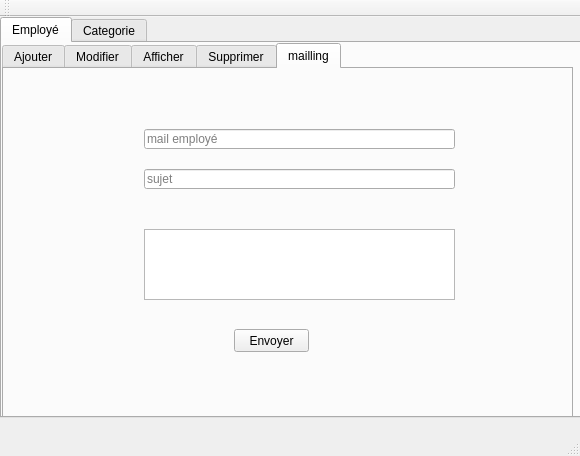
<?xml version="1.0" encoding="UTF-8"?>
<ui version="4.0">
 <class>MainWindow</class>
 <widget class="QMainWindow" name="MainWindow">
  <property name="geometry">
   <rect>
    <x>0</x>
    <y>0</y>
    <width>580</width>
    <height>456</height>
   </rect>
  </property>
  <property name="windowTitle">
   <string>Gestion des étudiants</string>
  </property>
  <widget class="QWidget" name="centralWidget">
   <widget class="QTabWidget" name="tabWidget_2">
    <property name="geometry">
     <rect>
      <x>0</x>
      <y>0</y>
      <width>591</width>
      <height>401</height>
     </rect>
    </property>
    <property name="currentIndex">
     <number>0</number>
    </property>
    <widget class="QWidget" name="tab_4">
     <attribute name="title">
      <string>Employé</string>
     </attribute>
     <widget class="QTabWidget" name="tabWidget">
      <property name="geometry">
       <rect>
        <x>0</x>
        <y>0</y>
        <width>571</width>
        <height>421</height>
       </rect>
      </property>
      <property name="currentIndex">
       <number>4</number>
      </property>
      <widget class="QWidget" name="tab">
       <attribute name="title">
        <string>Ajouter</string>
       </attribute>
       <widget class="QLabel" name="label">
        <property name="geometry">
         <rect>
          <x>20</x>
          <y>30</y>
          <width>61</width>
          <height>16</height>
         </rect>
        </property>
        <property name="text">
         <string>Identifiant</string>
        </property>
       </widget>
       <widget class="QLabel" name="label_2">
        <property name="geometry">
         <rect>
          <x>20</x>
          <y>70</y>
          <width>47</width>
          <height>13</height>
         </rect>
        </property>
        <property name="text">
         <string>Nom</string>
        </property>
       </widget>
       <widget class="QLabel" name="label_3">
        <property name="geometry">
         <rect>
          <x>20</x>
          <y>110</y>
          <width>47</width>
          <height>13</height>
         </rect>
        </property>
        <property name="text">
         <string>Prénom</string>
        </property>
       </widget>
       <widget class="QLineEdit" name="lineEdit_id">
        <property name="geometry">
         <rect>
          <x>130</x>
          <y>30</y>
          <width>113</width>
          <height>20</height>
         </rect>
        </property>
       </widget>
       <widget class="QLineEdit" name="lineEdit_nom">
        <property name="geometry">
         <rect>
          <x>130</x>
          <y>70</y>
          <width>113</width>
          <height>20</height>
         </rect>
        </property>
       </widget>
       <widget class="QLineEdit" name="lineEdit_prenom">
        <property name="geometry">
         <rect>
          <x>130</x>
          <y>110</y>
          <width>113</width>
          <height>20</height>
         </rect>
        </property>
       </widget>
       <widget class="QLabel" name="label_16">
        <property name="geometry">
         <rect>
          <x>20</x>
          <y>150</y>
          <width>51</width>
          <height>16</height>
         </rect>
        </property>
        <property name="text">
         <string>telephone</string>
        </property>
       </widget>
       <widget class="QLabel" name="label_17">
        <property name="geometry">
         <rect>
          <x>20</x>
          <y>190</y>
          <width>47</width>
          <height>14</height>
         </rect>
        </property>
        <property name="text">
         <string>mail</string>
        </property>
       </widget>
       <widget class="QLabel" name="label_18">
        <property name="geometry">
         <rect>
          <x>20</x>
          <y>230</y>
          <width>47</width>
          <height>14</height>
         </rect>
        </property>
        <property name="text">
         <string>sexe</string>
        </property>
       </widget>
       <widget class="QLineEdit" name="tel">
        <property name="geometry">
         <rect>
          <x>130</x>
          <y>150</y>
          <width>113</width>
          <height>20</height>
         </rect>
        </property>
       </widget>
       <widget class="QLineEdit" name="lineEdit_5">
        <property name="geometry">
         <rect>
          <x>130</x>
          <y>190</y>
          <width>113</width>
          <height>20</height>
         </rect>
        </property>
       </widget>
       <widget class="QLineEdit" name="lineEdit_6">
        <property name="geometry">
         <rect>
          <x>130</x>
          <y>230</y>
          <width>113</width>
          <height>20</height>
         </rect>
        </property>
       </widget>
       <widget class="QPushButton" name="pb_ajouter">
        <property name="geometry">
         <rect>
          <x>170</x>
          <y>280</y>
          <width>75</width>
          <height>23</height>
         </rect>
        </property>
        <property name="text">
         <string>Ajouter</string>
        </property>
       </widget>
      </widget>
      <widget class="QWidget" name="tab_7">
       <attribute name="title">
        <string>Modifier</string>
       </attribute>
       <widget class="QLineEdit" name="lineEdit_id_7">
        <property name="geometry">
         <rect>
          <x>200</x>
          <y>70</y>
          <width>211</width>
          <height>20</height>
         </rect>
        </property>
       </widget>
       <widget class="QLabel" name="label_19">
        <property name="geometry">
         <rect>
          <x>90</x>
          <y>70</y>
          <width>61</width>
          <height>16</height>
         </rect>
        </property>
        <property name="text">
         <string>Identifiant</string>
        </property>
       </widget>
       <widget class="QLabel" name="label_20">
        <property name="geometry">
         <rect>
          <x>90</x>
          <y>230</y>
          <width>47</width>
          <height>14</height>
         </rect>
        </property>
        <property name="text">
         <string>mail</string>
        </property>
       </widget>
       <widget class="QLineEdit" name="lineEdit_prenom_4">
        <property name="geometry">
         <rect>
          <x>200</x>
          <y>150</y>
          <width>113</width>
          <height>20</height>
         </rect>
        </property>
       </widget>
       <widget class="QLabel" name="label_21">
        <property name="geometry">
         <rect>
          <x>90</x>
          <y>270</y>
          <width>47</width>
          <height>14</height>
         </rect>
        </property>
        <property name="text">
         <string>sexe</string>
        </property>
       </widget>
       <widget class="QLabel" name="label_22">
        <property name="geometry">
         <rect>
          <x>90</x>
          <y>150</y>
          <width>47</width>
          <height>13</height>
         </rect>
        </property>
        <property name="text">
         <string>Prénom</string>
        </property>
       </widget>
       <widget class="QLineEdit" name="lineEdit_7">
        <property name="geometry">
         <rect>
          <x>200</x>
          <y>230</y>
          <width>113</width>
          <height>20</height>
         </rect>
        </property>
       </widget>
       <widget class="QLabel" name="label_23">
        <property name="geometry">
         <rect>
          <x>90</x>
          <y>110</y>
          <width>47</width>
          <height>13</height>
         </rect>
        </property>
        <property name="text">
         <string>Nom</string>
        </property>
       </widget>
       <widget class="QLineEdit" name="lineEdit_nom_4">
        <property name="geometry">
         <rect>
          <x>200</x>
          <y>110</y>
          <width>113</width>
          <height>20</height>
         </rect>
        </property>
       </widget>
       <widget class="QLineEdit" name="lineEdit_8">
        <property name="geometry">
         <rect>
          <x>200</x>
          <y>270</y>
          <width>113</width>
          <height>20</height>
         </rect>
        </property>
       </widget>
       <widget class="QLineEdit" name="tel_2">
        <property name="geometry">
         <rect>
          <x>200</x>
          <y>190</y>
          <width>113</width>
          <height>20</height>
         </rect>
        </property>
       </widget>
       <widget class="QLabel" name="label_24">
        <property name="geometry">
         <rect>
          <x>90</x>
          <y>190</y>
          <width>51</width>
          <height>16</height>
         </rect>
        </property>
        <property name="text">
         <string>telephone</string>
        </property>
       </widget>
       <widget class="QPushButton" name="pushButton_5">
        <property name="geometry">
         <rect>
          <x>450</x>
          <y>70</y>
          <width>75</width>
          <height>23</height>
         </rect>
        </property>
        <property name="text">
         <string>rechercher</string>
        </property>
       </widget>
       <widget class="QPushButton" name="pushButton_6">
        <property name="geometry">
         <rect>
          <x>240</x>
          <y>310</y>
          <width>75</width>
          <height>23</height>
         </rect>
        </property>
        <property name="text">
         <string>modifier</string>
        </property>
       </widget>
      </widget>
      <widget class="QWidget" name="tab_2">
       <attribute name="title">
        <string>Afficher</string>
       </attribute>
       <widget class="QTableView" name="tabetudiant">
        <property name="geometry">
         <rect>
          <x>10</x>
          <y>10</y>
          <width>351</width>
          <height>331</height>
         </rect>
        </property>
       </widget>
       <widget class="QPushButton" name="pushButton_2">
        <property name="geometry">
         <rect>
          <x>380</x>
          <y>70</y>
          <width>91</width>
          <height>23</height>
         </rect>
        </property>
        <property name="text">
         <string>Trier par NOM</string>
        </property>
       </widget>
       <widget class="QPushButton" name="pushButton_3">
        <property name="geometry">
         <rect>
          <x>380</x>
          <y>120</y>
          <width>91</width>
          <height>23</height>
         </rect>
        </property>
        <property name="text">
         <string>Trier par Prenom</string>
        </property>
       </widget>
       <widget class="QPushButton" name="pushButton_4">
        <property name="geometry">
         <rect>
          <x>380</x>
          <y>170</y>
          <width>101</width>
          <height>23</height>
         </rect>
        </property>
        <property name="text">
         <string>Trier par identifiant</string>
        </property>
       </widget>
      </widget>
      <widget class="QWidget" name="tab_3">
       <attribute name="title">
        <string>Supprimer</string>
       </attribute>
       <widget class="QLineEdit" name="lineEdit_id_2">
        <property name="geometry">
         <rect>
          <x>140</x>
          <y>30</y>
          <width>113</width>
          <height>20</height>
         </rect>
        </property>
       </widget>
       <widget class="QLabel" name="label_4">
        <property name="geometry">
         <rect>
          <x>20</x>
          <y>30</y>
          <width>61</width>
          <height>16</height>
         </rect>
        </property>
        <property name="text">
         <string>Identifiant</string>
        </property>
       </widget>
       <widget class="QPushButton" name="pb_supprimer">
        <property name="geometry">
         <rect>
          <x>180</x>
          <y>70</y>
          <width>75</width>
          <height>23</height>
         </rect>
        </property>
        <property name="text">
         <string>Supprimer</string>
        </property>
       </widget>
      </widget>
      <widget class="QWidget" name="tab_6">
       <attribute name="title">
        <string>mailling</string>
       </attribute>
       <widget class="QLineEdit" name="lineEdit_4">
        <property name="geometry">
         <rect>
          <x>140</x>
          <y>60</y>
          <width>311</width>
          <height>20</height>
         </rect>
        </property>
        <property name="placeholderText">
         <string>mail employé</string>
        </property>
       </widget>
       <widget class="QLineEdit" name="sujet">
        <property name="geometry">
         <rect>
          <x>140</x>
          <y>100</y>
          <width>311</width>
          <height>20</height>
         </rect>
        </property>
        <property name="placeholderText">
         <string>sujet</string>
        </property>
       </widget>
       <widget class="QPushButton" name="pushButton_7">
        <property name="geometry">
         <rect>
          <x>230</x>
          <y>260</y>
          <width>75</width>
          <height>23</height>
         </rect>
        </property>
        <property name="text">
         <string>Envoyer</string>
        </property>
       </widget>
       <widget class="QPlainTextEdit" name="plainTextEdit">
        <property name="geometry">
         <rect>
          <x>140</x>
          <y>160</y>
          <width>311</width>
          <height>71</height>
         </rect>
        </property>
       </widget>
      </widget>
     </widget>
    </widget>
    <widget class="QWidget" name="tab_5">
     <attribute name="title">
      <string>Categorie</string>
     </attribute>
     <widget class="QTabWidget" name="tabWidget_3">
      <property name="geometry">
       <rect>
        <x>0</x>
        <y>0</y>
        <width>571</width>
        <height>311</height>
       </rect>
      </property>
      <property name="currentIndex">
       <number>4</number>
      </property>
      <widget class="QWidget" name="tab_8">
       <attribute name="title">
        <string>Ajouter</string>
       </attribute>
       <widget class="QLabel" name="label_5">
        <property name="geometry">
         <rect>
          <x>20</x>
          <y>30</y>
          <width>61</width>
          <height>16</height>
         </rect>
        </property>
        <property name="text">
         <string>Identifiant</string>
        </property>
       </widget>
       <widget class="QLabel" name="label_6">
        <property name="geometry">
         <rect>
          <x>20</x>
          <y>90</y>
          <width>47</width>
          <height>13</height>
         </rect>
        </property>
        <property name="text">
         <string>Nom</string>
        </property>
       </widget>
       <widget class="QLabel" name="label_7">
        <property name="geometry">
         <rect>
          <x>20</x>
          <y>140</y>
          <width>47</width>
          <height>13</height>
         </rect>
        </property>
        <property name="text">
         <string>poste</string>
        </property>
       </widget>
       <widget class="QLineEdit" name="identifiant1">
        <property name="geometry">
         <rect>
          <x>130</x>
          <y>30</y>
          <width>113</width>
          <height>20</height>
         </rect>
        </property>
       </widget>
       <widget class="QLineEdit" name="lineEdit_nom_2">
        <property name="geometry">
         <rect>
          <x>130</x>
          <y>90</y>
          <width>113</width>
          <height>20</height>
         </rect>
        </property>
       </widget>
       <widget class="QLineEdit" name="lineEdit_prenom_2">
        <property name="geometry">
         <rect>
          <x>130</x>
          <y>140</y>
          <width>113</width>
          <height>20</height>
         </rect>
        </property>
       </widget>
       <widget class="QPushButton" name="pb_ajouter_2">
        <property name="geometry">
         <rect>
          <x>170</x>
          <y>240</y>
          <width>75</width>
          <height>23</height>
         </rect>
        </property>
        <property name="text">
         <string>Ajouter</string>
        </property>
       </widget>
       <widget class="QLineEdit" name="salaire">
        <property name="geometry">
         <rect>
          <x>130</x>
          <y>190</y>
          <width>113</width>
          <height>20</height>
         </rect>
        </property>
       </widget>
       <widget class="QLabel" name="label_25">
        <property name="geometry">
         <rect>
          <x>20</x>
          <y>190</y>
          <width>47</width>
          <height>14</height>
         </rect>
        </property>
        <property name="text">
         <string>salaire</string>
        </property>
       </widget>
      </widget>
      <widget class="QWidget" name="tab_9">
       <attribute name="title">
        <string>Modifier</string>
       </attribute>
       <widget class="QLineEdit" name="lineEdit">
        <property name="geometry">
         <rect>
          <x>150</x>
          <y>40</y>
          <width>113</width>
          <height>20</height>
         </rect>
        </property>
       </widget>
       <widget class="QLineEdit" name="lineEdit_2">
        <property name="geometry">
         <rect>
          <x>150</x>
          <y>90</y>
          <width>113</width>
          <height>20</height>
         </rect>
        </property>
       </widget>
       <widget class="QLineEdit" name="lineEdit_3">
        <property name="geometry">
         <rect>
          <x>150</x>
          <y>140</y>
          <width>113</width>
          <height>20</height>
         </rect>
        </property>
       </widget>
       <widget class="QLabel" name="label_13">
        <property name="geometry">
         <rect>
          <x>36</x>
          <y>40</y>
          <width>61</width>
          <height>20</height>
         </rect>
        </property>
        <property name="text">
         <string>Identifiant</string>
        </property>
       </widget>
       <widget class="QLabel" name="label_14">
        <property name="geometry">
         <rect>
          <x>40</x>
          <y>90</y>
          <width>47</width>
          <height>14</height>
         </rect>
        </property>
        <property name="text">
         <string>Nom</string>
        </property>
       </widget>
       <widget class="QLabel" name="label_15">
        <property name="geometry">
         <rect>
          <x>40</x>
          <y>140</y>
          <width>47</width>
          <height>14</height>
         </rect>
        </property>
        <property name="text">
         <string>Poste</string>
        </property>
       </widget>
       <widget class="QLabel" name="label_34">
        <property name="geometry">
         <rect>
          <x>40</x>
          <y>180</y>
          <width>47</width>
          <height>14</height>
         </rect>
        </property>
        <property name="text">
         <string>salaire</string>
        </property>
       </widget>
       <widget class="QLineEdit" name="lineEdit_16">
        <property name="geometry">
         <rect>
          <x>150</x>
          <y>180</y>
          <width>113</width>
          <height>20</height>
         </rect>
        </property>
       </widget>
       <widget class="QPushButton" name="pushButton_11">
        <property name="geometry">
         <rect>
          <x>190</x>
          <y>240</y>
          <width>75</width>
          <height>23</height>
         </rect>
        </property>
        <property name="text">
         <string>modifier</string>
        </property>
       </widget>
       <widget class="QPushButton" name="pushButton_14">
        <property name="geometry">
         <rect>
          <x>310</x>
          <y>40</y>
          <width>75</width>
          <height>23</height>
         </rect>
        </property>
        <property name="text">
         <string>chercher</string>
        </property>
       </widget>
      </widget>
      <widget class="QWidget" name="tab_10">
       <attribute name="title">
        <string>Afficher</string>
       </attribute>
       <widget class="QTableView" name="tabetudiant_2">
        <property name="geometry">
         <rect>
          <x>10</x>
          <y>10</y>
          <width>551</width>
          <height>171</height>
         </rect>
        </property>
       </widget>
       <widget class="QPushButton" name="pushButton">
        <property name="geometry">
         <rect>
          <x>50</x>
          <y>220</y>
          <width>75</width>
          <height>23</height>
         </rect>
        </property>
        <property name="text">
         <string>trier par nom</string>
        </property>
       </widget>
       <widget class="QPushButton" name="pushButton_12">
        <property name="geometry">
         <rect>
          <x>160</x>
          <y>220</y>
          <width>81</width>
          <height>23</height>
         </rect>
        </property>
        <property name="text">
         <string>trier par salaire</string>
        </property>
       </widget>
       <widget class="QPushButton" name="pushButton_13">
        <property name="geometry">
         <rect>
          <x>270</x>
          <y>220</y>
          <width>111</width>
          <height>23</height>
         </rect>
        </property>
        <property name="text">
         <string>trier par identifiant</string>
        </property>
       </widget>
      </widget>
      <widget class="QWidget" name="tab_11">
       <attribute name="title">
        <string>Supprimer</string>
       </attribute>
       <widget class="QLineEdit" name="lineEdit_id_4">
        <property name="geometry">
         <rect>
          <x>140</x>
          <y>30</y>
          <width>113</width>
          <height>20</height>
         </rect>
        </property>
       </widget>
       <widget class="QLabel" name="label_8">
        <property name="geometry">
         <rect>
          <x>20</x>
          <y>30</y>
          <width>61</width>
          <height>16</height>
         </rect>
        </property>
        <property name="text">
         <string>Identifiant</string>
        </property>
       </widget>
       <widget class="QPushButton" name="pb_supprimer_2">
        <property name="geometry">
         <rect>
          <x>180</x>
          <y>70</y>
          <width>75</width>
          <height>23</height>
         </rect>
        </property>
        <property name="text">
         <string>Supprimer</string>
        </property>
       </widget>
      </widget>
      <widget class="QWidget" name="tab_12">
       <attribute name="title">
        <string>recherche</string>
       </attribute>
       <widget class="QLineEdit" name="nomcher">
        <property name="geometry">
         <rect>
          <x>42</x>
          <y>50</y>
          <width>161</width>
          <height>20</height>
         </rect>
        </property>
       </widget>
       <widget class="QPushButton" name="pushButton_15">
        <property name="geometry">
         <rect>
          <x>104</x>
          <y>90</y>
          <width>101</width>
          <height>23</height>
         </rect>
        </property>
        <property name="text">
         <string>recherche par nom</string>
        </property>
       </widget>
       <widget class="QPushButton" name="pushButton_16">
        <property name="geometry">
         <rect>
          <x>100</x>
          <y>260</y>
          <width>111</width>
          <height>23</height>
         </rect>
        </property>
        <property name="text">
         <string>recherche par id</string>
        </property>
       </widget>
       <widget class="QLineEdit" name="lineEdit_17">
        <property name="geometry">
         <rect>
          <x>40</x>
          <y>140</y>
          <width>161</width>
          <height>20</height>
         </rect>
        </property>
       </widget>
       <widget class="QPushButton" name="pushButton_17">
        <property name="geometry">
         <rect>
          <x>100</x>
          <y>180</y>
          <width>121</width>
          <height>23</height>
         </rect>
        </property>
        <property name="text">
         <string>recherche par salaire</string>
        </property>
       </widget>
       <widget class="QLineEdit" name="lineEdit_18">
        <property name="geometry">
         <rect>
          <x>40</x>
          <y>220</y>
          <width>161</width>
          <height>20</height>
         </rect>
        </property>
       </widget>
       <widget class="QTableView" name="tabcategorie">
        <property name="geometry">
         <rect>
          <x>260</x>
          <y>20</y>
          <width>301</width>
          <height>261</height>
         </rect>
        </property>
       </widget>
      </widget>
     </widget>
    </widget>
   </widget>
  </widget>
  <widget class="QMenuBar" name="menuBar">
   <property name="geometry">
    <rect>
     <x>0</x>
     <y>0</y>
     <width>580</width>
     <height>22</height>
    </rect>
   </property>
  </widget>
  <widget class="QToolBar" name="mainToolBar">
   <attribute name="toolBarArea">
    <enum>TopToolBarArea</enum>
   </attribute>
   <attribute name="toolBarBreak">
    <bool>false</bool>
   </attribute>
  </widget>
  <widget class="QStatusBar" name="statusBar"/>
 </widget>
 <layoutdefault spacing="6" margin="11"/>
 <resources/>
 <connections/>
</ui>
